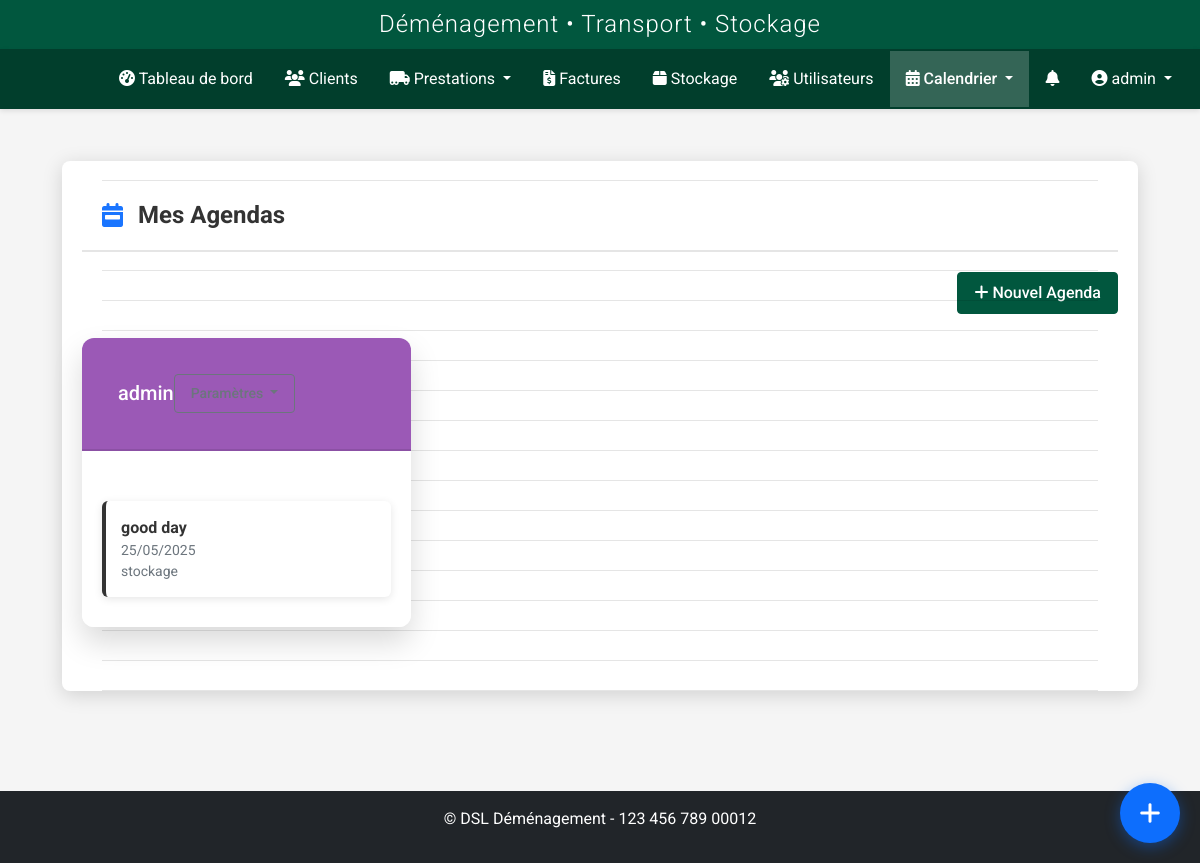
The page /calendrier/agendas (signed in) on the database as committed earlier.
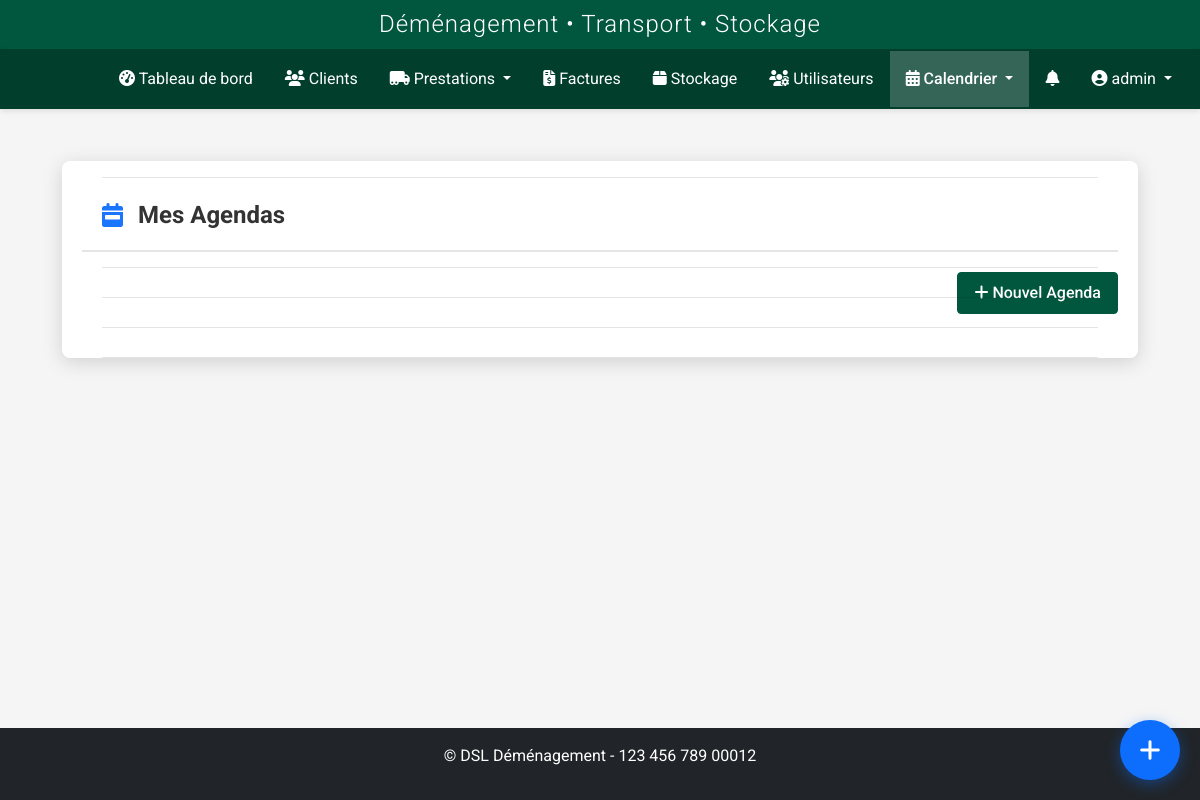
The same page on the database as committed later.
### models.py (models this page shows, shortened)
class Agenda(db.Model):
    id = db.Column(db.Integer, primary_key=True)
    nom = db.Column(db.String(100), nullable=False)
    description = db.Column(db.Text, nullable=True)
    type_agenda = db.Column(db.String(50), nullable=False)
    couleur = db.Column(db.String(7), nullable=False, default="#3498db")  # Format: #RRGGBB
    date_creation = db.Column(db.DateTime, nullable=False, default=datetime.utcnow)
    user_id = db.Column(db.Integer, db.ForeignKey('user.id'), nullable=False)
    vehicule_id = db.Column(db.Integer, db.ForeignKey('vehicules.id'), nullable=True)
    observations = db.Column(db.JSON, nullable=True)  # Pour stocker plusieurs observations
    archive = db.Column(db.Boolean, default=False)
    user = db.relationship('User', backref='agendas')
    vehicule = db.relationship('Vehicule', backref='agendas', lazy=True)
    evenements = db.relationship('Evenement', back_populates='agenda', lazy='dynamic')
    utilisateurs_partages = db.relationship('User',
        secondary=agenda_partage,
        backref=db.backref('agendas_partages', lazy='dynamic'),
        lazy='dynamic')

class Evenement(db.Model):
    id = db.Column(db.Integer, primary_key=True)
    titre = db.Column(db.String(255), nullable=False)
    type_evenement = db.Column(db.String(50), nullable=False)
    date_debut = db.Column(db.DateTime, nullable=False)
    date_fin = db.Column(db.DateTime, nullable=True)
    observations = db.Column(db.Text, nullable=True)
    archive = db.Column(db.Boolean, default=False)
    date_creation = db.Column(db.DateTime, nullable=False, default=datetime.utcnow)
    user_id = db.Column(db.Integer, db.ForeignKey('user.id'), nullable=False)
    agenda_id = db.Column(db.Integer, db.ForeignKey('agenda.id'), nullable=False)
    prestation_id = db.Column(db.Integer, db.ForeignKey('prestation.id'), nullable=True)
    version = db.Column(db.Integer, default=1)
    user = db.relationship('User', backref='evenements')
    agenda = db.relationship('Agenda', back_populates='evenements')
    prestation = db.relationship('Prestation', backref=db.backref('evenement', uselist=False))

### routes/calendrier.py (the view)
@calendrier_bp.route('/agendas')
@login_required
def liste_agendas():
    try:
        form = AgendaForm()
        form.user_id.data = current_user.id
        agendas_propres = Agenda.query.filter_by(user_id=current_user.id, archive=False).all()
        agendas_partages = current_user.agendas_partages.filter_by(archive=False).all()
        agendas = agendas_propres + agendas_partages
        return render_template(
            'calendrier/agendas.html',
            agendas=agendas,
            agendas_propres=len(agendas_propres),
            agendas_partages=len(agendas_partages),
            form=form,
            now=datetime.utcnow,
            Evenement=Evenement,
            and_=and_,
            est_proprietaire=lambda a: a.user_id == current_user.id
        )
    except Exception as e:
        current_app.logger.error(f'Erreur lors de l\'affichage des agendas: {str(e)}')
        flash('Une erreur est survenue lors du chargement des agendas.', 'danger')
        return redirect(url_for('dashboard.index'))

### models.py (called while the page is built)
    def is_admin(self):
        return self.role in ['admin', 'superadmin']

    def is_transporteur(self):
        return self.role == 'transporteur' or self.is_admin()

### templates/calendrier/agendas.html (shortened to what this page needs)
{% extends 'base.html' %}
{% block content %}
<div class="agenda-container">
    <div class="agenda-header">
        <i class="fas fa-calendar-week"></i>
        <h1>Mes Agendas</h1>
    </div>
    <div class="d-flex justify-content-end mb-4">
        <button type="button" class="btn btn-primary" data-bs-toggle="modal" data-bs-target="#nouvelAgendaModal">
            <i class="fas fa-plus"></i> Nouvel Agenda
        </button>
    </div>
    <div class="row">
        {% for agenda in agendas %}
        <div class="col-md-4 mb-4">
            <div class="agenda-card" data-type="{{ agenda.type_agenda }}" data-color="{{ agenda.couleur }}">
                <div class="agenda-header agenda-type-{{ agenda.type_agenda }}">
                    <div class="d-flex justify-content-between align-items-center p-3">
                        <div>
                            <h5 class="mb-0">
                                {{ agenda.nom }}
                            </h5>
                        </div>
                        <div class="dropdown">
                            <button class="btn btn-sm btn-outline-secondary dropdown-toggle" type="button" id="dropdownMenuButton{{ agenda.id }}" data-bs-toggle="dropdown" aria-expanded="false">
                            </button>
                        </div>
                    </div>
                </div>
                <div class="agenda-content">
                    <ul class="agenda-events">
                        {% if agenda.evenements %}
                            {% set prochains_evenements = agenda.evenements.filter(and_(Evenement.date_debut >= now(), Evenement.archive == False)).order_by(Evenement.date_debut.asc()).limit(3).all() %}
                            {% if prochains_evenements %}
                                {% for evenement in prochains_evenements %}
                                <li class="agenda-event">
                                    <strong>{{ evenement.titre }}</strong>
                                    <small class="text-muted d-block">{{ evenement.date_debut.strftime('%d/%m/%Y') }}</small>
                                    {% if evenement.type_evenement %}
                                        <small class="text-muted d-block">{{ evenement.type_evenement }}</small>
                                    {% endif %}
                                </li>
                                {% endfor %}
                            {% endif %}
                        {% endif %}
                    </ul>
                </div>
            </div>
        </div>
        {% endfor %}
    </div>
</div>
{% endblock %}

Rows that differ between the two databases and show on the page:
removed Agenda: nom "admin"
removed Evenement: titre "good day", date_debut "25/05/2025", type_evenement "stockage"
